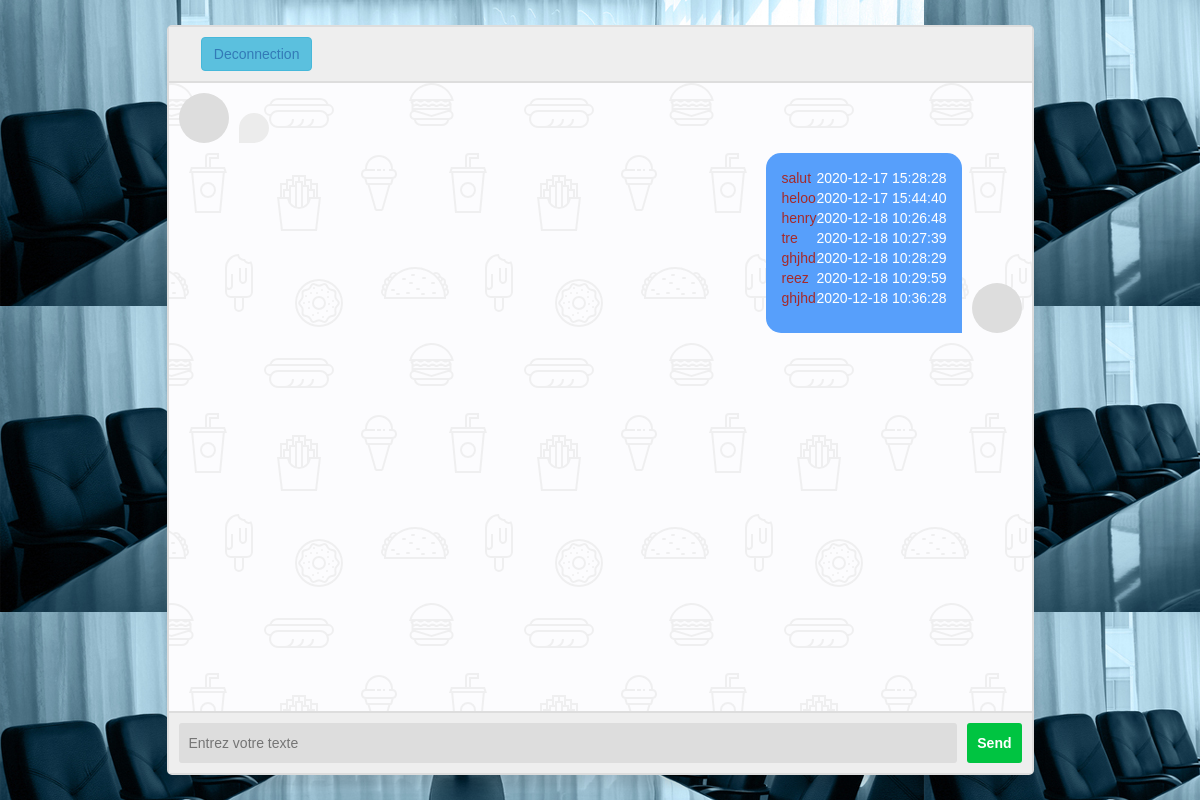
Before: /indexx.php (signed in) with the older database file.
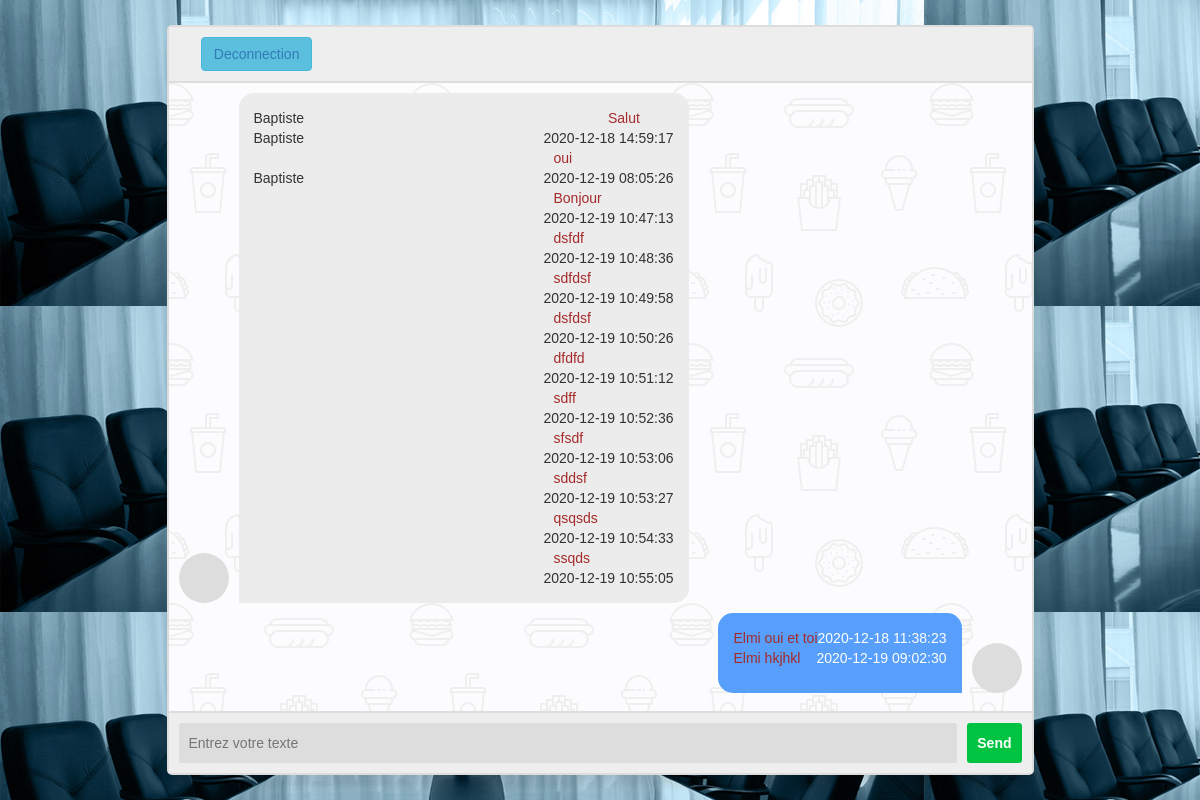
After: the same page with the newer database file.
### tables this page shows
CREATE TABLE IF NOT EXISTS `donne` (
  `Id` int(11) NOT NULL AUTO_INCREMENT,
  `msg` varchar(255) NOT NULL,
  `date` datetime NOT NULL DEFAULT CURRENT_TIMESTAMP,
  `nom` varchar(20) NOT NULL,
  PRIMARY KEY (`Id`)
);

CREATE TABLE IF NOT EXISTS `reponse` (
  `Id` int(11) NOT NULL AUTO_INCREMENT,
  `date` timestamp NOT NULL DEFAULT CURRENT_TIMESTAMP,
  `msg` varchar(255) NOT NULL,
  `nom` varchar(20) NOT NULL,
  PRIMARY KEY (`Id`)
);

### controllers/controller.php (called while the page is built, shortened)
<?php
require('Models/model.php');
function homeViews(){
    $mgs= new messages();
    $msg = new messages();
    $results = $msg->message();
    $question = $mgs->reponser();
 require('views/messagees.php');
}

### public/connect.php (called while the page is built)
<?php
class Databases
{
    public function connect()
    {
        try
        {
            $db = new PDO('mysql:host=localhost;dbname=authentification;port=3308;charset=utf8', 'root', '');
            return $db;
        }
        catch(Exception $e)
        {
            die('Erreur : '.$e->getMessage());
        }
    }
}

### Models/model.php (called while the page is built)
<?php
require('public/connect.php');
class messages extends Databases{
public function message(){
  $result =$this->connect()->prepare("SELECT nom, msg, date FROM donne ORDER by date ");
  $result->execute();
    $result = $result->fetchALL(PDO::FETCH_ASSOC);
    return $result;
}
public function reponser(){
  $results =$this->connect()->prepare("SELECT nom, msg, date FROM reponse ORDER by date ");
  $results->execute();
    $results = $results->fetchALL(PDO::FETCH_ASSOC);
    return $results;
}
}
?>

### views/messagees.php (the view, shortened to what this page needs)
<!DOCTYPE html>
<html lang="fr">
<head>
    <link href="http://netdna.bootstrapcdn.com/bootstrap/3.3.6/css/bootstrap.min.css" rel="stylesheet">
    <link rel="stylesheet" href="CSS/index.css" media="all" />
</head>
<body style=" background-image: url(images/about-us.jpg);">
<section class="msger">
  <header class="msger-header">
    <div class="msger-header-title">
      <button type="button" class="btn btn-info" style="margin-left:20%">
        <a  href="deconnexion.php">Deconnection</a></button>
    </div>
  </header>
  <main class="msger-chat">
    <div class="msg left-msg">
      <div
       class="msg-img"
       style="background-image: url(https://image.flaticon.com/icons/svg/327/327779.svg)"
      ></div>
      <div class="msg-bubble">
      <div class="msg-text">
      <?php foreach($question as $re ) {  ?>
    <div id="chat_data">
   <?php echo $re['nom']; ?>
         <span  style="color:brown; margin-left:300px"><?php echo $re['msg']; ?></span>
         <span style="float:right";><?php echo $re['date']; ?></span>
        </div>
      <?php } ?>
        </div>
      </div>
    </div>
    <div class="msg right-msg">
      <div
       class="msg-img"
       style="background-image: url(https://image.flaticon.com/icons/svg/145/145867.svg)"
      ></div>
      <div class="msg-bubble">
      <div class="msg-text">
      <?php foreach($results as $ree ) {  ?>
            <div id="chat_datta">
                    <span  style="color:brown; "><?php echo $ree['nom']; ?></span>
                 <span  style="color:brown; "><?php echo $ree['msg']; ?></span>
                 <span style="float:right";><?php echo $ree['date']; ?></span>
                </div>
              <?php } ?>
</div>
      </div>
    </div>
  </main>
  <form class="msger-inputarea">
    <input type="text" class="msger-input" name="message" id="textee" placeholder="Entrez votre texte">
    <button type="submit"  id="valide" class="msger-send-btn">Send</button>
  </form>
</section>
</body>
</html>

Changed rows visible on the page:
removed donne: msg "salut", date "2020-12-17 15:28:28"
removed donne: msg "heloo", date "2020-12-17 15:44:40"
removed donne: msg "henry", date "2020-12-18 10:26:48"
removed donne: msg "tre", date "2020-12-18 10:27:39"
removed donne: msg "ghjhd", date "2020-12-18 10:28:29"
removed donne: msg "reez", date "2020-12-18 10:29:59"
removed donne: msg "ghjhd", date "2020-12-18 10:36:28"
added reponse: nom "Baptiste", msg "Salut", date "2020-12-18 14:59:17"
added reponse: nom "Baptiste", msg "oui", date "2020-12-19 08:05:26"
added reponse: nom "Baptiste", msg "Bonjour", date "2020-12-19 10:47:13"
added reponse: msg "dsfdf", date "2020-12-19 10:48:36"
added reponse: msg "sdfdsf", date "2020-12-19 10:49:58"
added reponse: msg "dsfdsf", date "2020-12-19 10:50:26"
added reponse: msg "dfdfd", date "2020-12-19 10:51:12"
added reponse: msg "sdff", date "2020-12-19 10:52:36"
added reponse: msg "sfsdf", date "2020-12-19 10:53:06"
added reponse: msg "sddsf", date "2020-12-19 10:53:27"
added reponse: msg "qsqsds", date "2020-12-19 10:54:33"
added reponse: msg "ssqds", date "2020-12-19 10:55:05"
added donne: nom "Elmi", msg "oui et toi", date "2020-12-18 11:38:23"
added donne: nom "Elmi", msg "hkjhkl", date "2020-12-19 09:02:30"
